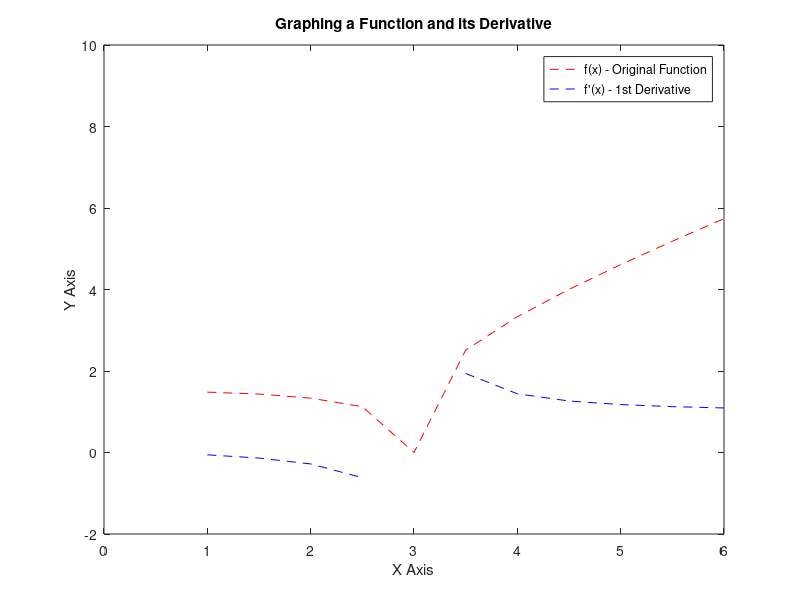

MATLAB code for this plot:
%f(x) - Original Function
x =[1.0:0.5:6.0];
y1 = ((x.^3-3.^3).^(1./3));

%f'(x) - First Derivative 
y2 = ((x.^2)./(x.^3-3.^3).^(2./3));

%plotting both functions
plot(x,y1,'r--')
hold on
plot(x,y2,'b--')
legend('f(x) - Original Function',"f'(x) - 1st Derivative")
hold off
xlabel("X Axis");
ylabel("Y Axis");
title("Graphing a Function and its Derivative");
axis([0,6,-2,10])